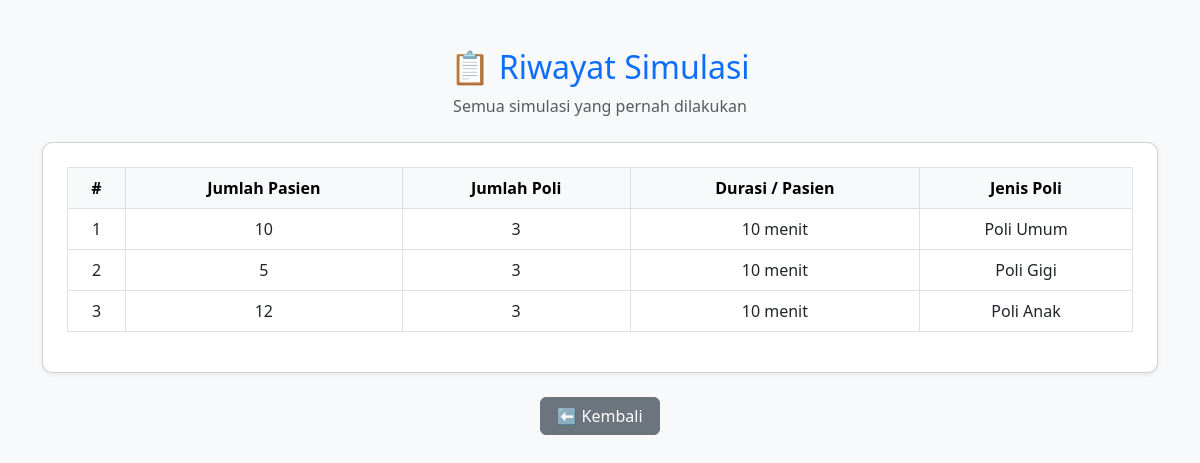
/riwayat, run on the app's committed database.
### tables this page shows
CREATE TABLE riwayat (
                id INTEGER PRIMARY KEY AUTOINCREMENT,
                timestamp TEXT,
                poli TEXT,
                jumlah_pasien INTEGER,
                jumlah_dokter INTEGER,
                durasi INTEGER
            );

### app.py (the view)
@app.route("/riwayat")
def riwayat():
    data = db.get_riwayat()
    return render_template("riwayat.html", data=data)

### db.py (called while the page is built)
def get_riwayat():
    with sqlite3.connect(DB_FILE) as conn:
        cursor = conn.execute(
            "SELECT timestamp, poli, jumlah_pasien, jumlah_dokter, durasi FROM riwayat ORDER BY timestamp DESC"
        )
        return [
            {
                "waktu": row[0],
                "poli": row[1],
                "jumlah": row[2],
                "dokter": row[3],
                "durasi": row[4],
            }
            for row in cursor
        ]

### templates/riwayat.html (shortened to what this page needs)
<!DOCTYPE html>
<html lang="en">
  <head>
    <link href="https://cdn.jsdelivr.net/npm/bootstrap@5.3.0/dist/css/bootstrap.min.css" rel="stylesheet" />
  </head>
  <body>
    <div class="container py-5">
      <div class="text-center mb-4">
        <h2 class="text-primary">📋 Riwayat Simulasi</h2>
        <p class="text-muted">Semua simulasi yang pernah dilakukan</p>
      </div>
      <div class="card shadow-sm p-4">
        {% if data %}
          <div class="table-responsive">
            <table class="table table-bordered table-hover align-middle text-center">
              <thead class="table-light">
                <tr>
                  <th>#</th>
                  <th>Jumlah Pasien</th>
                  <th>Jumlah Poli</th>
                  <th>Durasi / Pasien</th>
                  <th>Jenis Poli</th>
                </tr>
              </thead>
              <tbody>
                {% for r in data %}
                  <tr>
                    <td>{{ loop.index }}</td>
                    <td>{{ r.jumlah }}</td>
                    <td>{{ r.dokter }}</td>
                    <td>{{ r.durasi }} menit</td>
                    <td>{{ r.poli }}</td>
                  </tr>
                {% endfor %}
              </tbody>
            </table>
          </div>
        {% else %}
          <p class="text-center text-muted">Belum ada riwayat simulasi.</p>
        {% endif %}
      </div>
      <div class="text-center mt-4">
        <a href="{{ url_for('index') }}" class="btn btn-secondary btn-back">⬅ Kembali</a>
      </div>
    </div>
  </body>
</html>

### templates/riwayat.html (style rules this page uses)
body { background-color: #f8f9fa; }
.card { border-radius: 10px; }
.btn-back { min-width: 120px; }

### data on the page
riwayat: jumlah "10", dokter "3", durasi "10", poli "Poli Umum"
riwayat: jumlah "5", dokter "3", durasi "10", poli "Poli Gigi"
riwayat: jumlah "12", dokter "3", durasi "10", poli "Poli Anak"
